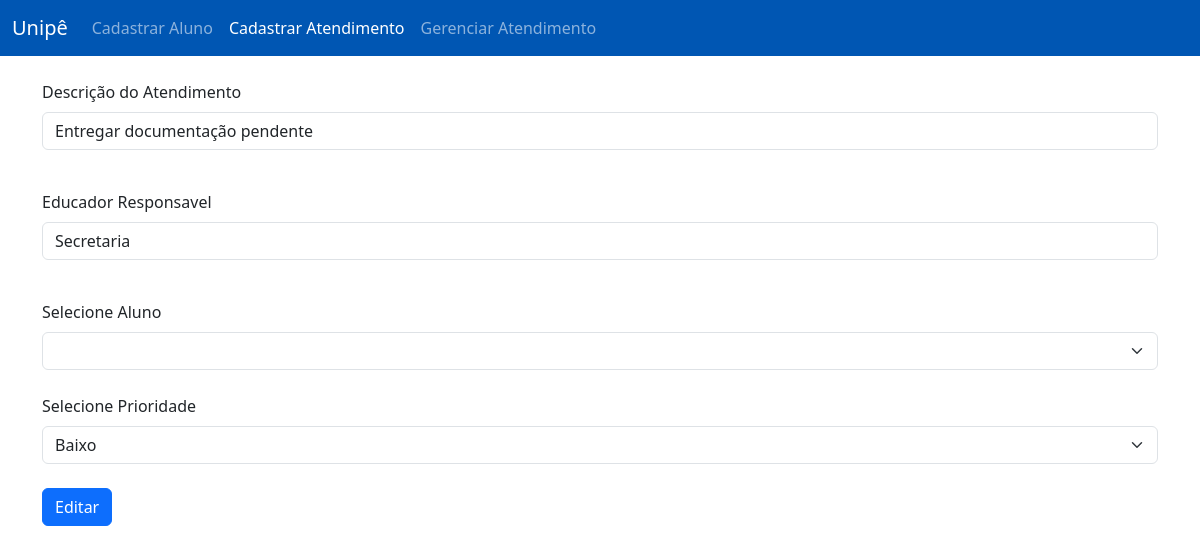
The page /editar.php?id=2 on the database its author committed.
### tables this page shows
CREATE TABLE `atendimento` (
  `id` int(11) NOT NULL,
  `id_aluno` int(11) DEFAULT NULL,
  `descricao` varchar(200) DEFAULT NULL,
  `nome_educador` varchar(200) DEFAULT NULL,
  `prioridade` enum('Alto','Medio','Baixo') DEFAULT NULL,
  `status` enum('a esperar','em atendimento','finalizado') DEFAULT NULL
);

### editar.php (the view, shortened to what this page needs)
<!DOCTYPE html>
<html lang="en">
<head>
    <link href="css/bootstrap.min.css" rel="stylesheet">
</head>
<body>
<nav class="navbar navbar-expand-lg" data-bs-theme="dark" style="background-color: #0056b3;">
  <div class="container-fluid">
    <a class="navbar-brand" href="#">Unipê</a>
    <div class="collapse navbar-collapse" id="navbarSupportedContent">
      <ul class="navbar-nav me-auto mb-2 mb-lg-0">
        <li class="nav-item">
          <a class="nav-link"  href="index.php">Cadastrar Aluno</a>
        </li>
        <li class="nav-item">
          <a class="nav-link active" aria-current="page" href="cadastrar.php">Cadastrar Atendimento</a>
        </li>
        <li class="nav-item">
          <a class="nav-link" href="gerenciar.php">Gerenciar Atendimento</a>
        </li>
      </ul>
    </div>
  </div>
</nav>
<div class="container">
<?php
$id = $_GET['id'];
$db = new PDO("mysql:host=localhost;
dbname=mysql","root","");
$atendimento = $db->prepare("SELECT * FROM atendimento
WHERE id=:id");
$atendimento->bindValue(':id', $id);
$atendimento->execute();
$atendimento = $atendimento->fetch(PDO::FETCH_ASSOC);
?>
  <form action="conexao/atendimentoEditar.php?id=<?php echo $atendimento['id'];?>" method="post">
    <br>
    <div class="mb-3">
  <label for="exampleFormControlInput1" class="form-label">Descrição do Atendimento</label>
  <input type="text" value="<?php echo $atendimento['descricao'];?>" class="form-control" name="descricao" id="exampleFormControlInput1" placeholder="Digite a descrição do atendimento" required>
</div>
<br>
<div class="mb-3">
  <label for="exampleFormControlInput1" class="form-label">Educador Responsavel</label>
  <input type="text" value="<?php echo $atendimento['nome_educador'];?>" class="form-control" name="educador"  id="exampleFormControlInput1" placeholder="Digite o nome" required>
</div>
<br>
<label for="exampleFormControlInput1" class="form-label">Selecione Aluno</label>
<select class="form-select" aria-label="Default select example" name="idAluno" required>
</select>
<br>
<label for="exampleFormControlInput1" class="form-label">Selecione Prioridade</label>
<select class="form-select" name="prioridade"  aria-label="Default select example">
<option value="<?php echo $atendimento['prioridade'];?>">
  <?php echo $atendimento['prioridade'];?>
</option>
</select>
<br>
<div class="col-auto">
    <button type="submit" class="btn btn-primary mb-3">Editar</button>
  </div>
  </form>
</div>
</body>
</html>

### rows shown on the page
atendimento: descricao "Entregar documentação pendente", educador "Secretaria", prioridade "Baixo"
